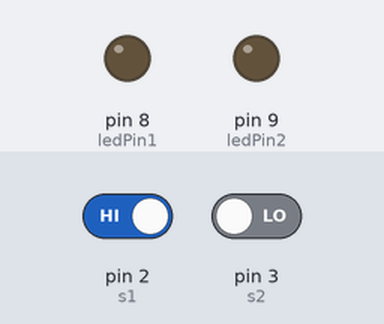
This sketch was run on a simulated Arduino Uno, built with avr-gcc and run on an emulated ATmega328P. Parts: output pins drawn as LEDs (lit = HIGH). The test bench sets the inputs (shaded band); at power-on: pin 2 (s1) HIGH, pin 3 (s2) LOW.

Above: at 1.2 s.
1.3 s: pin 2 (s1) driven LOW
At 2.5 s:
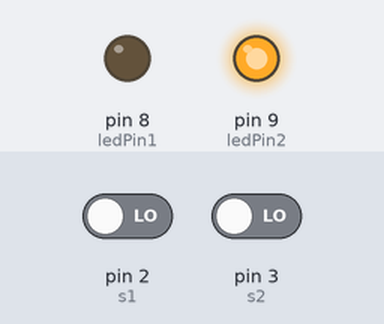
2.8 s: pin 3 (s2) driven HIGH
At 3.7 s:
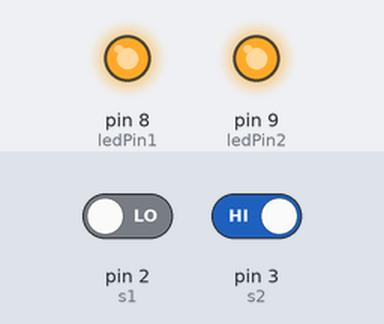
Timing chart, 0 to 5.8 s (numbered marks = the images above; inputs shaded):
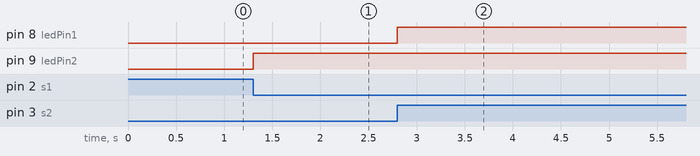

Measured:
- after the input at 1.3 s, pin 9 (ledPin2): LOW → HIGH at once
- after the input at 2.8 s, pin 8 (ledPin1): LOW → HIGH at once

The sketch:

lab_um.ino
```cpp
int ledPin1 = 8;
int ledPin2 = 9;

int s1 = 2;
int s2 = 3;

void setup() {
  pinMode(s1, INPUT);
  pinMode(s2, INPUT);
  pinMode(ledPin1, OUTPUT);
  pinMode(ledPin2, OUTPUT);
}

void loop() {
    if(digitalRead(s2)){
      digitalWrite(ledPin1, HIGH);
    }
    else if(!digitalRead(s1)){
      digitalWrite(ledPin2, HIGH);
    }
    else{
      digitalWrite(ledPin1, LOW);
      digitalWrite(ledPin2, LOW);
    }
}
```
